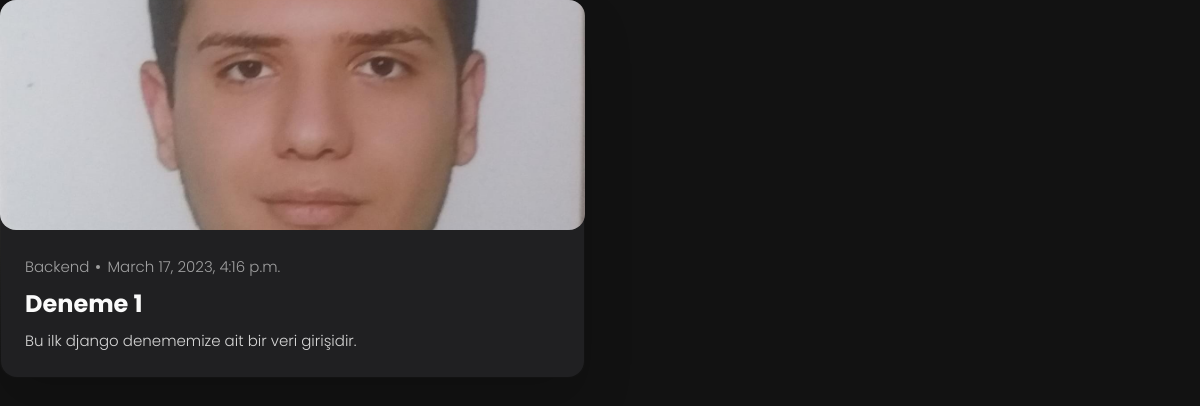
The page /backend/1 on the database its author committed.
### blog/models.py (models this page shows, shortened)
class Post (models.Model):
    topic = models.CharField(max_length=10,help_text="konu baslıgı",unique=True)
    text_area = RichTextField()
    category = models.ForeignKey(Category,null=True,on_delete=models.DO_NOTHING)
    tags = models.ManyToManyField(Tag,blank=True,null=True)
    image = models.ImageField(upload_to="blog/%Y/%m/%d/")
    date = models.DateTimeField(auto_now=True)
    is_avaible = models.BooleanField(default=True)

class Category (models.Model):
    topic = models.CharField(max_length=50, null=True)
    slug = models.SlugField(max_length=50,null=True,unique=True)
    def __str__(self):
        return self.topic

### blog/views.py (the view)
# urls.py: path("<slug:category_slug>/<int:course_id>",views.course_detail,name="course_details"),
def course_detail(request,category_slug,course_id):
    course = Post.objects.get(category__slug=category_slug,id=course_id)
    context ={
        "course":course
    }
    return render(request,"couses.html",context)

### templates/couses.html (shortened to what this page needs)
{% load static %}
<!DOCTYPE html>
<html lang="en">
<head>
  <link rel="stylesheet" href="{% static '/assets/css/style.css' %}">
</head>
<body>
          <ul class="blog-posts-list">
              <li class="blog-post-item">
                  <a href="#">
                    <figure class="blog-banner-box">
                      <img src="{{ course.image.url }}" alt="Best fonts every designer" loading="lazy">
                    </figure>
                    <div class="blog-content">
                      <div class="blog-meta">
                        <p class="blog-category">{{ course.category }}</p>
                        <span class="dot"></span>
                        <time datetime="2022-02-23">{{ course.date }}</time>
                      </div>
                      <h3 class="h3 blog-item-title">{{ course.topic}}</h3>
                      <p class="blog-text">
                       {{ course.text_area  }}
                      </p>
                    </div>
                  </a>
            </li>
        </ul>
</body>
</html>

### static/assets/css/style.css (style rules this page uses)
:root { --bg-gradient-onyx: linear-gradient( to bottom right, hsl(240, 1%, 25%) 3%, hsl(0, 0%, 19%) 97% ); --bg-gradient-jet: linear-gradient( to bottom right, hsla(240, 1%, 18%, 0.251) 0%, hsla(240, 2%, 11%, 0) 100% ), hsl(240, 2%, 13%); --bg-gradient-yellow-1: linear-gradient( to bottom right, hsl(45, 100%, 71%) 0%, hsla(36, 100%, 69%, 0) 50% ); --bg-gradient-yellow-2: linear-gradient( 135deg, hsla(45, 100%, 71%, 0.251) 0%, hsla(35, 100%, 68%, 0) 59.86% ), hsl(240, 2%, 13%); --border-gradient-onyx: linear-gradient( to bottom right, hsl(0, 0%, 25%) 0%, hsla(0, 0%, 25%, 0) 50% ); --text-gradient-yellow: linear-gradient( to right, hsl(45, 100%, 72%), hsl(35, 100%, 68%) ); --jet: hsl(0, 0%, 22%); --onyx: hsl(240, 1%, 17%); --eerie-black-1: hsl(240, 2%, 13%); --eerie-black-2: hsl(240, 2%, 12%); --smoky-black: hsl(0, 0%, 7%); --white-1: hsl(0, 0%, 100%); --white-2: hsl(0, 0%, 98%); --orange-yellow-crayola: hsl(45, 100%, 72%); --vegas-gold: hsl(45, 54%, 58%); --light-gray: hsl(0, 0%, 84%); --light-gray-70: hsla(0, 0%, 84%, 0.7); --bittersweet-shimmer: hsl(0, 43%, 51%); --ff-poppins: 'Poppins', sans-serif; --fs-1: 24px; --fs-2: 18px; --fs-3: 17px; --fs-4: 16px; --fs-5: 15px; --fs-6: 14px; --fs-7: 13px; --fs-8: 11px; --fw-300: 300; --fw-400: 400; --fw-500: 500; --fw-600: 600; --shadow-1: -4px 8px 24px hsla(0, 0%, 0%, 0.25); --shadow-2: 0 16px 30px hsla(0, 0%, 0%, 0.25); --shadow-3: 0 16px 40px hsla(0, 0%, 0%, 0.25); --shadow-4: 0 25px 50px hsla(0, 0%, 0%, 0.15); --shadow-5: 0 24px 80px hsla(0, 0%, 0%, 0.25); --transition-1: 0.25s ease; --transition-2: 0.5s ease-in-out; }
*, *::before, *::after { margin: 0; padding: 0; box-sizing: border-box; }
a { text-decoration: none; }
li { list-style: none; }
img, ion-icon, a, button, time, span { display: block; }
html { font-family: var(--ff-poppins); }
body { background: var(--smoky-black); }
.h2, .h3, .h4, .h5 { color: var(--white-2); text-transform: capitalize; }
.h3 { font-size: var(--fs-2); }
.blog-posts-list { display: grid; grid-template-columns: 1fr; gap: 20px; }
.blog-post-item > a { position: relative; background: var(--border-gradient-onyx); height: 100%; box-shadow: var(--shadow-4); border-radius: 16px; z-index: 1; }
.blog-post-item > a::before { content: ""; position: absolute; inset: 1px; border-radius: inherit; background: var(--eerie-black-1); z-index: -1; }
.blog-banner-box { width: 100%; height: 200px; border-radius: 12px; overflow: hidden; }
.blog-banner-box img { width: 100%; height: 100%; object-fit: cover; transition: var(--transition-1); }
.blog-content { padding: 15px; }
.blog-meta { display: flex; justify-content: flex-start; align-items: center; gap: 7px; margin-bottom: 10px; }
.blog-meta :is(.blog-category, time) { color: var(--light-gray-70); font-size: var(--fs-6); font-weight: var(--fw-300); }
.blog-meta .dot { background: var(--light-gray-70); width: 4px; height: 4px; border-radius: 4px; }
.blog-item-title { margin-bottom: 10px; line-height: 1.3; transition: var(--transition-1); }
.blog-text { color: var(--light-gray); font-size: var(--fs-6); font-weight: var(--fw-300); line-height: 1.6; }
@media (min-width: 450px) { .project-img, .blog-banner-box { height: auto; } }
@media (min-width: 580px) { :root { --fs-1: 32px; --fs-2: 24px; --fs-3: 26px; --fs-4: 18px; --fs-6: 15px; --fs-7: 15px; --fs-8: 12px; } }
@media (min-width: 580px) { .project-img, .blog-banner-box { border-radius: 16px; } }
@media (min-width: 580px) { .blog-posts-list { gap: 30px; } }
@media (min-width: 580px) { .blog-content { padding: 25px; } }
@media (min-width: 768px) { .project-list, .blog-posts-list { grid-template-columns: 1fr 1fr; } }
@media (min-width: 1024px) { :root { --shadow-1: -4px 8px 24px hsla(0, 0%, 0%, 0.125); --shadow-2: 0 16px 30px hsla(0, 0%, 0%, 0.125); --shadow-3: 0 16px 40px hsla(0, 0%, 0%, 0.125); } }
@media (min-width: 1024px) { .blog-banner-box { height: 230px; } }

### rows shown on the page
Post: image (picture), category "Backend", date "March 17, 2023, 4:16 p.m.", topic "Deneme 1", text_area "Bu ilk django denememize ait bir veri girişidir."
